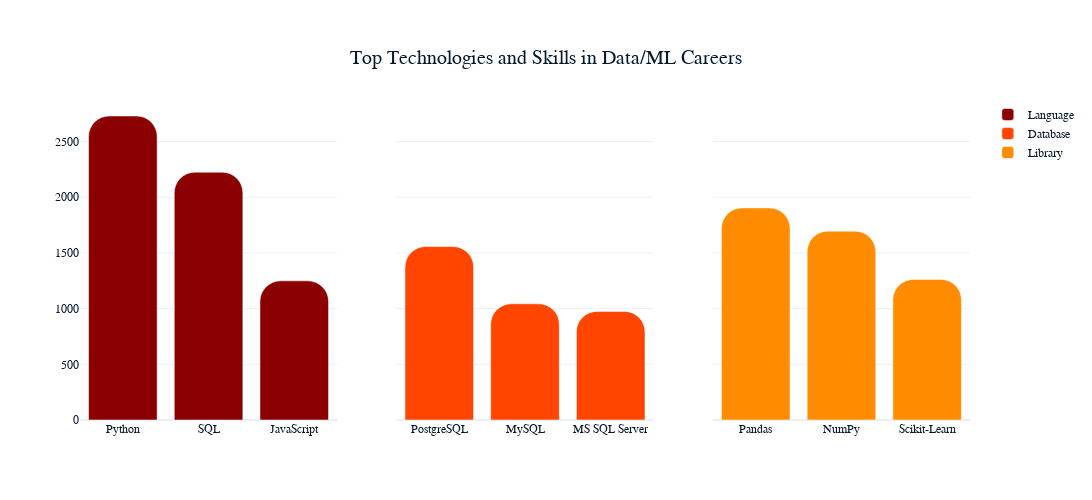

Source (notebook cell):
### Markdown cell above
Get ready to supercharge your development game with the most sought-after technologies and skills for software developers! **JavaScript** is still the undisputed champion, with an impressive **67.98%** of developers harnessing its power. Right behind it, **HTML/CSS** and **SQL** boast strong usage rates at **56.43%** and **53.68%**, respectively, forming the bedrock of modern web development and data management. 

In the world of **databases**, **PostgreSQL** takes the crown with a **51.81%** preference, outpacing **MySQL** at **41.43%**—mastering both will give you an edge in managing complex data needs. Meanwhile, **React** and **Node.js** are dominating the **web frameworks** space, with **44.98%** and **43.83%** of developers using them to build cutting-edge applications.

For those pursuing a career in software development, staying up-to-date with these technologies is crucial. Focus on building strong foundations in these areas, and keep honing your skills with real-world projects to stand out in a competitive field!

### Code cell
data_ml_jobs = [
        "Data scientist or machine learning specialist",
        "Data or business analyst",
        "Data engineer",
        "Database administrator",
        "Developer, AI",
        "Marketing or sales professional",
        ]

data_peeps = q1_df[q1_df["DevType"].isin(data_ml_jobs)]

data_lang = cleaners(data_peeps, "LanguageHaveWorkedWith",dash=False)
data_dbase = cleaners(data_peeps, "DatabaseHaveWorkedWith",dash=False)
data_misc = cleaners(data_peeps, "MiscTechHaveWorkedWith",dash=False)

data_lang = data_lang.drop(columns=data_lang.columns.intersection(cols_to_dropp))
data_dbase = data_dbase.drop(columns=data_dbase.columns.intersection(cols_to_dropp))
data_misc = data_misc.drop(columns=data_misc.columns.intersection(cols_to_dropp))

data_misc =  data_misc.sum().reset_index()
data_misc.columns = ['Language', 'Value']
data_misc["Type"] = "Framework"
data_misc=data_misc.sort_values(by="Value",ascending=False).head(3)

data_lang =  data_lang.sum().reset_index()
data_lang.columns = ['Language', 'Value']
data_lang["Type"] = "Language"
data_lang=data_lang.sort_values(by="Value",ascending=False).head(3)

data_dbase =  data_dbase.sum().reset_index()
data_dbase.columns = ['Language', 'Value']
data_dbase["Type"] = "Database"
data_dbase=data_dbase.sort_values(by="Value",ascending=False).head(3)

fig2 = make_subplots(rows=1, cols=3, shared_yaxes=True)

fig2.add_trace(
    go.Bar(x=data_lang.Language, y=data_lang.Value, name="Language", marker=dict(color='darkred',cornerradius="30%")), 1, 1
)
fig2.add_trace(
    go.Bar(x=data_dbase.Language, y=data_dbase.Value, name="Database", marker=dict(color='orangered',cornerradius="30%")),1,2,
)

fig2.add_trace(
    go.Bar(x=data_misc.Language, y=data_misc.Value, name="Library", marker=dict(color='darkorange',cornerradius="30%")),1,3,
)
fig2.update_layout(
        width=1250,  
        height=500,
        title={
        'text': "Top Technologies and Skills in Data/ML Careers",
        'x': 0.5,    
        'yanchor': 'top',
        'font_size': 20  
    },
    font=dict(
        size=12
    )
)
fig2.show()

### Figure 1 — Plotly figure (JSON) as saved in the notebook; plotly's stock layout.template omitted (floating-point values rounded to 4 significant figures)
{"data": [{"marker": {"color": "darkred", "cornerradius": "30%"}, "name": "Language", "type": "bar", "x": ["Python", "SQL", "JavaScript"], "xaxis": "x", "y": [2729, 2224, 1249], "yaxis": "y"}, {"marker": {"color": "orangered", "cornerradius": "30%"}, "name": "Database", "type": "bar", "x": ["PostgreSQL", "MySQL", "MS SQL Server"], "xaxis": "x2", "y": [1557, 1043, 975], "yaxis": "y2"}, {"marker": {"color": "darkorange", "cornerradius": "30%"}, "name": "Library", "type": "bar", "x": ["Pandas", "NumPy", "Scikit-Learn"], "xaxis": "x3", "y": [1904, 1695, 1262], "yaxis": "y3"}], "layout": {"font": {"size": 12}, "height": 500, "title": {"font": {"size": 20}, "text": "Top Technologies and Skills in Data/ML Careers", "x": 0.5, "yanchor": "top"}, "width": 1250, "xaxis": {"anchor": "y", "domain": [0, 0.2889]}, "xaxis2": {"anchor": "y2", "domain": [0.3556, 0.6444]}, "xaxis3": {"anchor": "y3", "domain": [0.7111, 1]}, "yaxis": {"anchor": "x", "domain": [0, 1]}, "yaxis2": {"anchor": "x2", "domain": [0, 1], "matches": "y", "showticklabels": false}, "yaxis3": {"anchor": "x3", "domain": [0, 1], "matches": "y", "showticklabels": false}}}
